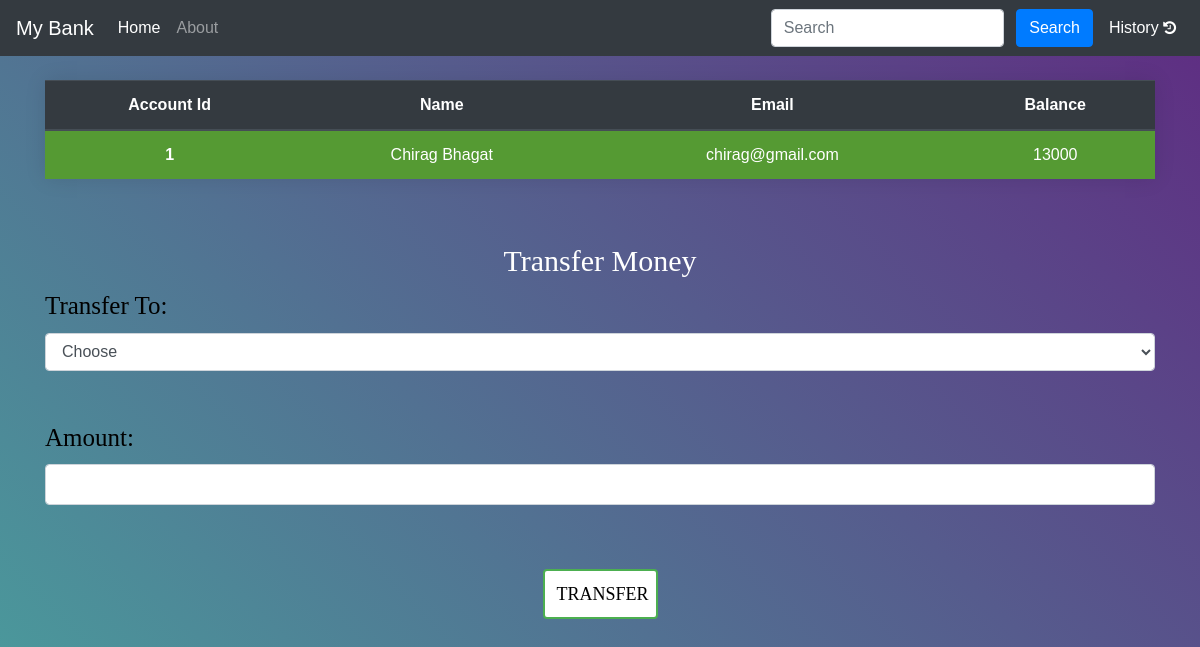
The page /user/1/ on the database its author committed.
### accounts/models.py (models this page shows, shortened)
class customer(models.Model):
    id = models.AutoField(primary_key=True)
    name = models.CharField(max_length=100)
    email = models.CharField(max_length=100)
    curr_balance = models.IntegerField(default=0)

### accounts/views.py (the view, shortened to what this page needs)
# urls.py: path("user/<int:userid>/", views.userView, name="userView"),
def userView(request,userid):
    user = customer.objects.filter(id=userid)
    alluser = customer.objects.exclude(id=userid)
    myuser = user[0]
    name = myuser.name.split()[0]
    return render(request,"accounts/user.html",{"user":myuser,"alluser":alluser,"name":name})

### templates/accounts/user.html (shortened to what this page needs)
{% extends 'base.html' %}
{% block homeactive %} active {% endblock homeactive %}
{% block body %}
<div class="container pt-4">
  <table class="table">
    <thead class="thead-dark">
      <tr>
        <th scope="col">Account Id</th>
        <th scope="col">Name</th>
        <th scope="col">Email</th>
        <th scope="col">Balance</th>
      </tr>
    </thead>
    <tbody>
      <tr>
        <th scope="row" class="myrows">{{user.id}}</th>
        <td>{{user.name}}</td>
        <td>{{user.email}}</td>
        <td>{{user.curr_balance}}</td>
      </tr>
    </tbody>
  </table>
</div>
<div class="container pt-5">
  <div class="row">
    <div class="col-sm-12 col-lg-12 col-md-12  d-block">
      <h5 style="font-size:30px;text-align:center;color:white; font-family: 'Playfair Display', serif">Transfer Money
      </h5>
      <form action="" method="post">
        <div>
          <label style="font-size: 25px;color:black; font-family: 'Times New Roman', Times, serif;">Transfer To:</label>
          <select name="receiver" id="reciever" name="to" class="form-control" required>
            <option value="" disabled selected>Choose</option>
          </select>
        <br>
        <br>
            <label style="font-size: 25px;color:black; font-family: 'Times New Roman', Times, serif;">Amount:</label>
            <input style="font-size: 18px;color:black;" input type="number" min="0" class="form-control" name="amount" required>
            <br><br>
        </div>
        <div class="text-center" >
          <button style="font-size: 18px;width: 115px; height: 50px; font-family: 'Times New Roman', Times, serif;" class="btn btn-success mt-3" name="submit" type="submit" id="myBtn">TRANSFER</button>
          </div>
      </form>
    </div>
  </div>
</div>
{% endblock body %}

### rows shown on the page
customer: id "1", name "Chirag Bhagat", email "chirag@gmail.com", curr_balance "13000"
